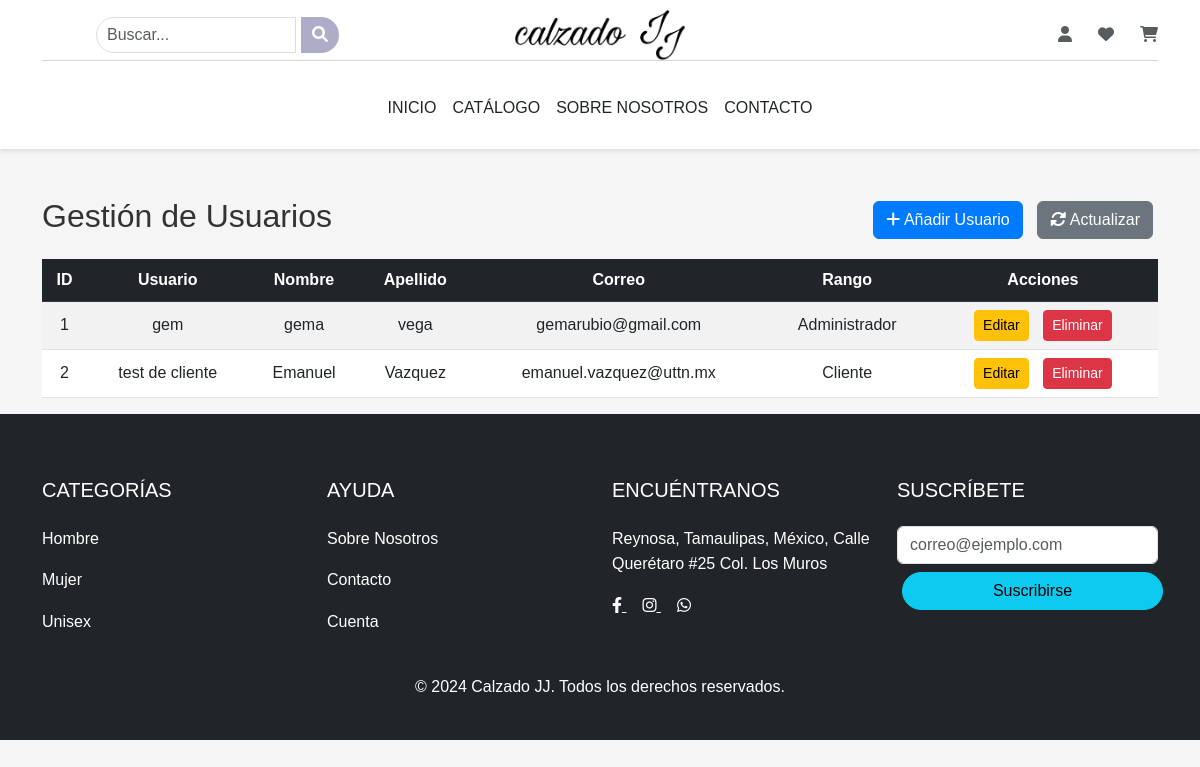
Page /pages/admin/usuarios/cuentas.php on the earlier database version.
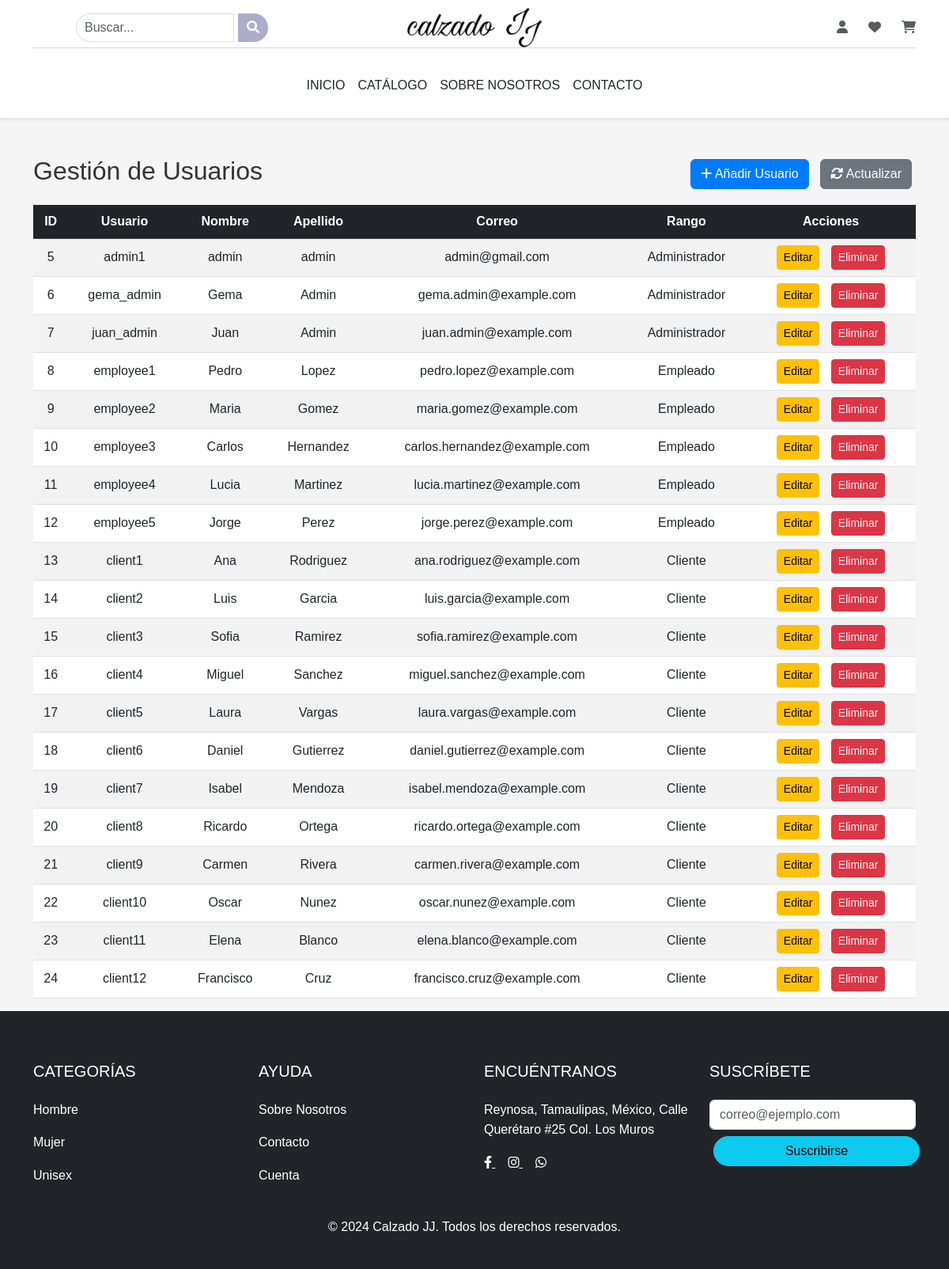
Same page on the later database version.
### tables this page shows
CREATE TABLE `users` (
  `id_user` int(11) NOT NULL,
  `user_namee` varchar(50) DEFAULT NULL,
  `namee` varchar(50) DEFAULT NULL,
  `last_name` varchar(50) DEFAULT NULL,
  `id_range` int(11) NOT NULL,
  `passwordd` varchar(200) DEFAULT NULL,
  `email_address` varchar(70) DEFAULT NULL
);

CREATE TABLE `ranges` (
  `id_range` int(11) NOT NULL,
  `rangee` varchar(20) DEFAULT NULL
);

### pages/admin/usuarios/cuentas.php (the view, shortened to what this page needs)
<?php
include __DIR__ . '/../../../src/database/db.php';
$sql = "SELECT u.id_user, u.user_namee, u.namee, u.last_name, u.email_address, r.rangee
        FROM users u
        JOIN ranges r ON u.id_range = r.id_range";
$stmt = $pdo->prepare($sql);
$stmt->execute();
$users = $stmt->fetchAll(PDO::FETCH_ASSOC);
?>
<!DOCTYPE html>
<html lang="es">
<head>
    <link href="https://cdn.jsdelivr.net/npm/bootstrap@5.3.0-alpha1/dist/css/bootstrap.min.css" rel="stylesheet">
    <link rel="stylesheet" href="https://cdnjs.cloudflare.com/ajax/libs/font-awesome/6.0.0-beta3/css/all.min.css">
    <link rel="stylesheet" href="/src/css/style.css">
    <link rel="stylesheet" href="/src/css/admin.css">
</head>
<body>
    <?php include __DIR__ . '/../../../src/include/header.php'; ?>
    <div class="container mt-5">
        <div class="d-flex justify-content-between align-items-center mb-3">
            <h2>Gestión de Usuarios</h2>
            <div>
                <button class="btn btn-primary" id="addUser" onclick="window.location.href='agregar_usuario.php'">
                    <i class="fas fa-plus"></i> Añadir Usuario
                </button>
                <button class="btn btn-secondary" id="refreshTable">
                    <i class="fas fa-sync-alt"></i> Actualizar
                </button>
            </div>
        </div>
        <table class="table table-striped table-hover">
            <thead class="table-dark">
                <tr>
                    <th>ID</th>
                    <th>Usuario</th>
                    <th>Nombre</th>
                    <th>Apellido</th>
                    <th>Correo</th>
                    <th>Rango</th>
                    <th>Acciones</th>
                </tr>
            </thead>
            <tbody id="usersTableBody">
                <?php foreach ($users as $user): ?>
                    <tr data-id="<?= $user['id_user'] ?>">
                        <td><?= $user['id_user'] ?></td>
                        <td><?= htmlspecialchars($user['user_namee']) ?></td>
                        <td><?= htmlspecialchars($user['namee']) ?></td>
                        <td><?= htmlspecialchars($user['last_name']) ?></td>
                        <td><?= htmlspecialchars($user['email_address']) ?></td>
                        <td><?= htmlspecialchars($user['rangee']) ?></td>
                        <td>
                            <button class="btn btn-sm btn-warning editUser">Editar</button>
                            <button class="btn btn-sm btn-danger deleteUser">Eliminar</button>
                        </td>
                    </tr>
                <?php endforeach; ?>
            </tbody>
        </table>
    </div>
<?php include __DIR__ . '/../../../src/include/footer.php'; ?>
</body>
</html>

### src/include/header.php (shortened to what this page needs)
<header>
    <div class="container">
        <div class="row align-items-center">
            <div class="col-md-4 d-flex justify-content-start">
                <form class="search-form d-flex">
                    <input type="text" class="form-control search-input" placeholder="Buscar...">
                    <button type="submit" class="btn btn-search" aria-label="Buscar">
                        <i class="fas fa-search"></i>
                    </button>
                </form>
            </div>
            <div class="col-md-4 text-center">
                <img src="/src/images/logo/logo_landscape.png" alt="Logo de Calzado JJ" class="logo-header">
            </div>
            <div class="col-md-4 d-flex justify-content-end icon-links">
                <a href="/pages/store/sesion.php" class="text-muted me-3" aria-label="Cuenta de usuario">
                    <i class="fas fa-user"></i>
                </a>
                <a href="/pages/store/favoritos.php" class="text-muted me-3" aria-label="Favoritos">
                    <i class="fas fa-heart"></i>
                </a>
                <a href="/pages/store/carrito.php" class="text-muted" aria-label="Carrito de compras">
                    <i class="fas fa-shopping-cart"></i>
                </a>
            </div>
        </div>
        <hr class="text-muted mt-0">
        <nav class="navbar navbar-expand-lg navbar-light ">
            <div class="container">
                <div class="collapse navbar-collapse justify-content-center" id="navbarNav">
                    <ul class="navbar-nav">
                        <li class="nav-item">
                            <a class="nav-link text-dark" href="/index.php">Inicio</a>
                        </li>
                        <li class="nav-item">
                            <a class="nav-link text-dark" href="/pages/store/catalogo.php">Catálogo</a>
                        </li>
                        <li class="nav-item">
                            <a class="nav-link text-dark" href="/pages/store/conocenos.php">Sobre Nosotros</a>
                        </li>
                        <li class="nav-item">
                            <a class="nav-link text-dark" href="/pages/store/contactanos.php">Contacto</a>
                        </li>
                    </ul>
                </div>
            </div>
        </nav>
    </div>
</header>

### src/include/footer.php
<footer class="bg-dark text-white pt-5 pb-4">
    <div class="container text-center text-md-start">
        <div class="row">
            <div class="col-md-3 col-lg-3 col-xl-3 mx-auto mt-3">
                <h5 class="text-uppercase mb-4 font-weight-bold">Categorías</h5>
                <p><a href="/pages/store/catalogo.php?genero=1" class="text-white text-decoration-none">Hombre</a></p>
                <p><a href="/pages/store/catalogo.php?genero=2" class="text-white text-decoration-none">Mujer</a></p>
                <p><a href="/pages/store/catalogo.php?genero=3" class="text-white text-decoration-none">Unisex</a></p>
            </div>
            <div class="col-md-3 col-lg-3 col-xl-3 mx-auto mt-3">
                <h5 class="text-uppercase mb-4 font-weight-bold">Ayuda</h5>
                <p><a href="/pages/store/conocenos.php" class="text-white text-decoration-none">Sobre Nosotros</a></p>
                <p><a href="/pages/store/contactanos.php" class="text-white text-decoration-none">Contacto</a></p>
                <p><a href="/pages/store/sesion.php" class="text-white text-decoration-none">Cuenta</a></p>
            </div>
            <div class="col-md-4 col-lg-3 col-xl-3 mx-auto mt-3">
                <h5 class="text-uppercase mb-4 font-weight-bold">Encuéntranos</h5>
                <p>Reynosa, Tamaulipas, México, Calle Querétaro #25 Col. Los Muros</p>
                <div class="social-icons mt-3">
                    <a href="https://www.facebook.com/JanYJuan.JJ" class="text-white me-3" aria-label="Facebook">
                        <i class="fab fa-facebook-f"></i>
                    </a>
                    <a href="https://www.instagram.com/calzado_j_j_/" class="text-white me-3" aria-label="Instagram">
                        <i class="fab fa-instagram"></i>
                    </a>
                    <a href="https://wa.me/528998733689" class="text-white me-3" aria-label="WhatsApp">
                        <i class="fab fa-whatsapp"></i>
                    </a>
                </div>
            </div>
            <div class="col-md-4 col-lg-3 col-xl-3 mx-auto mt-3">
                <h5 class="text-uppercase mb-4 font-weight-bold">Suscríbete</h5>
                <form>
                    <div class="input-group">
                        <input type="email" class="form-control" placeholder="correo@ejemplo.com" required>
                    </div>
                    <button class="btn btn-info mt-2 w-100 rounded-pill" type="submit">Suscribirse</button>
                </form>
            </div>
        </div>
        <div class="text-center pt-4">
            <p>© 2024 Calzado JJ. Todos los derechos reservados.</p>
        </div>
    </div>
</footer>

### src/css/style.css (style rules this page uses)
:root { --primary-color: #adacc9; --secondary-color: #333; --text-color-light: #fff; --border-color: #ddd; --font-primary: 'Gruppo', sans-serif; --font-secondary: 'Playfair Display', serif; }
body { font-family: var(--font-primary); background-color: #f5f5f5; color: var(--secondary-color); line-height: 1.6; }
header { z-index: 1; position: relative; box-shadow: 0 2px 4px rgba(0, 0, 0, 0.1); background-color: white; padding: 10px 0; }
.logo-header { height: 50px; max-width: 100%; object-fit: contain; }
.search-form { display: flex; align-items: center; width: auto; max-width: 300px; margin: 0 auto; }
.search-input { flex: none; width: 200px; border: 1px solid var(--border-color); border-radius: 20px 0 0 20px; padding: 5px 10px; outline: none; background-color: white; }
.btn-search { flex: none; border-radius: 0 20px 20px 0; background-color: var(--primary-color); color: white; padding: 5px 15px; }
.btn-search { border-radius: 0 20px 20px 0; background-color: var(--primary-color); color: white; padding: 5px 10px; }
.icon-links { display: flex; }
.icon-links a { color: var(--secondary-color); text-decoration: none; margin-left: 10px; transition: transform 0.2s; }
.navbar-nav .nav-link { padding: 10px 15px; text-transform: uppercase; transition: background-color 0.3s ease, color 0.3s ease; }

### src/css/admin.css (style rules this page uses)
.table th, .table td { vertical-align: middle; text-align: center; }
.btn { margin: 0 5px; }
.btn-primary { background-color: #007bff; border-color: #007bff; }
.btn-warning { background-color: #ffc107; border-color: #ffc107; }
.btn-danger { background-color: #dc3545; border-color: #dc3545; }

Differences in the rows shown:
removed users: id_user "1", user_namee "gem", namee "gema", last_name "vega", email_address "gemarubio@gmail.com", id_range.rangee "Administrador"
removed users: id_user "2", user_namee "test de cliente", namee "Emanuel", last_name "Vazquez", email_address "emanuel.vazquez@uttn.mx", id_range.rangee "Cliente"
added users: id_user "5", user_namee "admin1", namee "admin", last_name "admin", email_address "admin@gmail.com", id_range.rangee "Administrador"
added users: id_user "6", user_namee "gema_admin", namee "Gema", last_name "Admin", email_address "gema.admin@example.com", id_range.rangee "Administrador"
added users: id_user "7", user_namee "juan_admin", namee "Juan", last_name "Admin", email_address "juan.admin@example.com", id_range.rangee "Administrador"
added users: id_user "8", user_namee "employee1", namee "Pedro", last_name "Lopez", email_address "pedro.lopez@example.com", id_range.rangee "Empleado"
added users: id_user "9", user_namee "employee2", namee "Maria", last_name "Gomez", email_address "maria.gomez@example.com", id_range.rangee "Empleado"
added users: id_user "10", user_namee "employee3", namee "Carlos", last_name "Hernandez", email_address "carlos.hernandez@example.com", id_range.rangee "Empleado"
added users: id_user "11", user_namee "employee4", namee "Lucia", last_name "Martinez", email_address "lucia.martinez@example.com", id_range.rangee "Empleado"
added users: id_user "12", user_namee "employee5", namee "Jorge", last_name "Perez", email_address "jorge.perez@example.com", id_range.rangee "Empleado"
added users: id_user "13", user_namee "client1", namee "Ana", last_name "Rodriguez", email_address "ana.rodriguez@example.com", id_range.rangee "Cliente"
added users: id_user "14", user_namee "client2", namee "Luis", last_name "Garcia", email_address "luis.garcia@example.com", id_range.rangee "Cliente"
added users: id_user "15", user_namee "client3", namee "Sofia", last_name "Ramirez", email_address "sofia.ramirez@example.com", id_range.rangee "Cliente"
added users: id_user "16", user_namee "client4", namee "Miguel", last_name "Sanchez", email_address "miguel.sanchez@example.com", id_range.rangee "Cliente"
added users: id_user "17", user_namee "client5", namee "Laura", last_name "Vargas", email_address "laura.vargas@example.com", id_range.rangee "Cliente"
added users: id_user "18", user_namee "client6", namee "Daniel", last_name "Gutierrez", email_address "daniel.gutierrez@example.com", id_range.rangee "Cliente"
added users: id_user "19", user_namee "client7", namee "Isabel", last_name "Mendoza", email_address "isabel.mendoza@example.com", id_range.rangee "Cliente"
added users: id_user "20", user_namee "client8", namee "Ricardo", last_name "Ortega", email_address "ricardo.ortega@example.com", id_range.rangee "Cliente"
added users: id_user "21", user_namee "client9", namee "Carmen", last_name "Rivera", email_address "carmen.rivera@example.com", id_range.rangee "Cliente"
added users: id_user "22", user_namee "client10", namee "Oscar", last_name "Nunez", email_address "oscar.nunez@example.com", id_range.rangee "Cliente"
added users: id_user "23", user_namee "client11", namee "Elena", last_name "Blanco", email_address "elena.blanco@example.com", id_range.rangee "Cliente"
added users: id_user "24", user_namee "client12", namee "Francisco", last_name "Cruz", email_address "francisco.cruz@example.com", id_range.rangee "Cliente"
